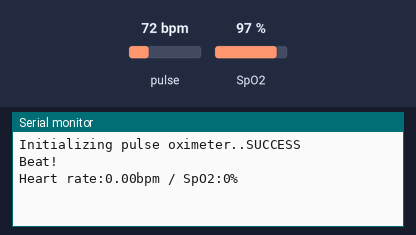
The sketch below on a simulated Arduino Uno, built with avr-gcc and run on an emulated ATmega328P. On the bench: the last lines printed to the serial monitor. Inputs (shaded band) come from the test bench; at power-on: pulse 72 bpm, SpO2 97 %.

Above: at 1.2 s.
1.3 s: pulse set to 42 bpm
At 2.6 s:
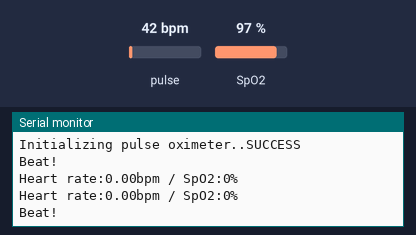
2.8 s: SpO2 set to 80 %
At 3.5 s:
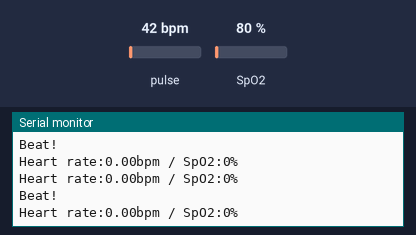
4.3 s: pulse set to 70 bpm
At 7.8 s:
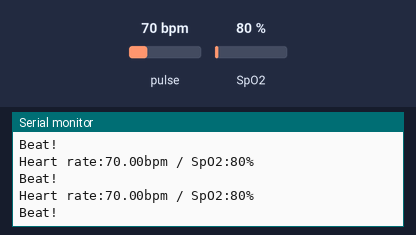
Timing chart, 0 to 9.3 s (numbered marks = the images above; inputs shaded):
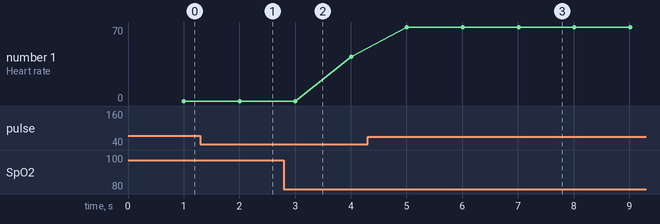

The sketch:

PULSIOXIMETRO_FINAL.ino
```cpp
#include <Wire.h>
#include "MAX30100_PulseOximeter.h"

#define REPORTING_PERIOD_MS     1000

PulseOximeter pox;

uint32_t tsLastReport = 0;

// Callback (registered below) fired when a pulse is detected
void onBeatDetected()
{
    Serial.println("Beat!");
}

void setup()
{
    Serial.begin(115200);

    Serial.print("Initializing pulse oximeter..");

    if (!pox.begin()) {
        Serial.println("FAILED");
        for(;;);
    } else {
        Serial.println("SUCCESS");
    }
    pox.setOnBeatDetectedCallback(onBeatDetected);
}
//funcion para dividir el array y hacer los intercambios
int dividir(int *array, int inicio, int fin)
{
  int izq;
  int der;
  int pibote;
  int temp;

  pibote = array[inicio];
  izq = inicio;
  der = fin;

  //Mientras no se cruzen los índices
  while (izq < der){
    while (array[der] > pibote){
    der--;
    }

  while ((izq < der) && (array[izq] <= pibote)){
      izq++;
    }

    // Si todavia no se cruzan los indices seguimos intercambiando
  if(izq < der){
      temp= array[izq];
      array[izq] = array[der];
      array[der] = temp;
    }
  }

  //Los indices ya se han cruzado, ponemos el pivote en el lugar que le corresponde
  temp = array[der];
  array[der] = array[inicio];
  array[inicio] = temp;

  //La nueva posición del pivote
  return der;
}

//            Funcion Quicksort
//======================================================================
//funcion recursiva para hacer el ordenamiento
void quicksort(int *array, int inicio, int fin)
{
  int pivote;
  if(inicio < fin)
  {
    pivote = dividir(array, inicio, fin );
    quicksort( array, inicio, pivote - 1 );//ordeno la lista de los menores
    quicksort( array, pivote + 1, fin );//ordeno la lista de los mayores
  }
}

//======================================================================
void loop()
{
    pox.update();
    float frecs[11];
    int oxs[11];
    int i = 0;
    if (millis() - tsLastReport > REPORTING_PERIOD_MS) {
      Serial.print("Heart rate:");
      Serial.print(pox.getHeartRate());
      frecs[i] = pox.getHeartRate();
      Serial.print("bpm / SpO2:");
      Serial.print(pox.getSpO2());
      Serial.println("%");
      oxs[i] = pox.getSpO2();

      tsLastReport = millis();
      i += 1;
    }

    if (i>10){
      quicksort(oxs, 0, 10);
    for (int i = 0; i<11;i++){
      Serial.print(frecs[i]);
      Serial.print(", ");
    }
    Serial.println("");
    i=0;
    delay(3000);
    }

}
```

Measured:
- after the input at 4.3 s, the serial monitor: prints a new line after 0.71 s (image 3)
- plotted number 1: 42 → 70 after the input at 4.3 s
